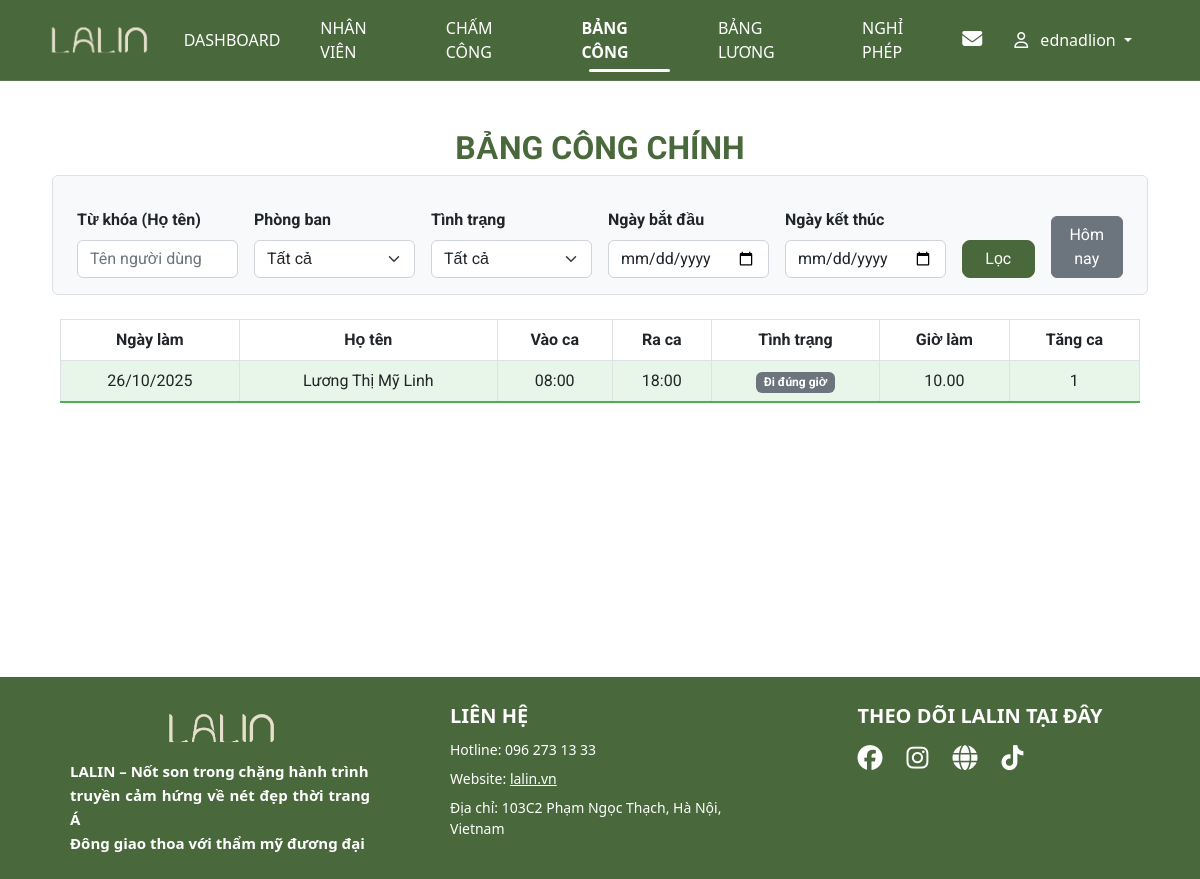
The page /manager/timesheet/ (signed in) on the database its author committed.
### lalinapp/models.py (models this page shows, shortened)
class Timesheet(models.Model):
    user = models.ForeignKey(User, on_delete=models.CASCADE)
    date = models.DateField()
    checkin = models.TimeField()
    checkout = models.TimeField(blank=True, null=True)
    work_hour = models.DecimalField(max_digits=5, decimal_places=2, blank=True, null=True)
    status = models.CharField(max_length=20, choices=[('Đi đúng giờ', 'Đi đúng giờ'), ('Đi làm trễ', 'Đi làm trễ')],
                              default='Đi đúng giờ')
    ot = models.IntegerField(null=True, blank=True, default=1)
    late_time = models.IntegerField(null=True, blank=True, default=0)

### manager/views.py (the view)
# urls.py: path('timesheet/', views.main_timesheet, name='main-timesheet'),
def main_timesheet(request):
    if request.user.is_superuser:
        title = 'Bảng công'
        sheets = Timesheet.objects.all().order_by('-date')
        keyword = request.GET.get('keyword', '')
        status = request.GET.get('status', '')
        start_date = request.GET.get('start-date', '')
        end_date = request.GET.get('end-date', '')
        department = request.GET.get('department', '')
        today = request.GET.get('today', '')  # Lấy tham số "today"
        departments = Department.objects.all()
        if keyword:
            sheets = sheets.filter(user__username__icontains=keyword)
        if department:
            sheets = sheets.filter(user__profile__position__department__name=department)
        if status:
            sheets = sheets.filter(status=status)
        if today:  # Lọc theo ngày hôm nay
            sheets = sheets.filter(date=date.today())
        elif start_date and end_date:
            sheets = sheets.filter(date__range=[start_date, end_date])
        elif start_date:
            sheets = sheets.filter(date__range=[start_date, datetime.now().date()])
        elif end_date:
            sheets = sheets.filter(date__range=[datetime.now().date(), end_date])
        paginator = Paginator(sheets, 6)
        page_number = request.GET.get('page', '')
        try:
            page_obj = paginator.get_page(page_number)
        except PageNotAnInteger:
            page_obj = paginator.page(1)
        except EmptyPage:
            page_obj = paginator.page(paginator.num_pages)
        query_params = request.GET.copy()
        if 'page' in query_params:
            query_params.pop('page')
        context = {
            'title': title,
            'keyword': keyword,
            'start_date': start_date,
            'end_date': end_date,
            'status': status,
            'page_obj': page_obj,
            'department': department,
            'departments': departments,
            'query_params': query_params.urlencode()
        }
        return render(request, 'pages/main_timesheet.html', context)
    else:
        messages.warning(request, 'Không có quyền truy cập')
        return redirect('/')

### templates/pages/main_timesheet.html (shortened to what this page needs)
{% extends '../layouts/base.html' %}
{% load static %}
{% block main %}
<link rel="stylesheet" href="{% static 'styles/table.css' %}">
<div class="container my-5">
    <h2 class="text-center text-green fw-bold mb-4">BẢNG CÔNG CHÍNH</h2>
    <form class="row g-3 align-items-end bg-light p-3 rounded border mb-4" method="GET">
        <div class="col-md-2">
            <label for="keyword" class="form-label fw-bold">Từ khóa (Họ tên)</label>
            <input type="text" class="form-control" id="keyword" name="keyword" placeholder="Tên người dùng" value="{{ keyword }}">
        </div>
        <div class="col-md-2">
            <label for="department" class="form-label fw-bold">Phòng ban</label>
            <select id="department" class="form-select" name="department">
                <option value="" {% if not department %}selected{% endif %}>Tất cả</option>
            </select>
        </div>
        <div class="col-md-2">
            <label for="status" class="form-label fw-bold">Tình trạng</label>
            <select id="status" class="form-select" name="status">
                <option value="" {% if not status %}selected{% endif %}>Tất cả</option>
                </select>
        </div>
        <div class="col-md-2">
            <label for="startDate" class="form-label fw-bold">Ngày bắt đầu</label>
            <input type="date" class="form-control" id="startDate" name="start-date" value="{{ start_date }}">
        </div>
        <div class="col-md-2">
            <label for="endDate" class="form-label fw-bold">Ngày kết thúc</label>
            <input type="date" class="form-control" id="endDate" name="end-date" value="{{ end_date }}">
        </div>
        <div class="col-md-1 d-flex align-items-end">
            <button type="submit" class="btn bg-filter text-white w-100">Lọc</button>
        </div>
        <div class="col-md-1 d-flex align-items-end">
            <button type="submit" class="btn btn-secondary w-100" name="today" value="true">Hôm nay</button>
        </div>
    </form>
    <div class="table-responsive">
        <table class="table table-bordered timesheet-table text-center">
            <thead>
                <tr>
                    <th>Ngày làm</th>
                    <th>Họ tên</th>
                    <th>Vào ca</th>
                    <th>Ra ca</th>
                    <th>Tình trạng</th>
                    <th>Giờ làm</th>
                    <th>Tăng ca</th>
                </tr>
            </thead>
            <tbody>
                {% for sheet in page_obj %}
                <tr>
                    <td>{{ sheet.date|date:"d/m/Y" }}</td>
                    <td>{{ sheet.user.get_full_name|default:sheet.user.username }}</td>
                    <td>{{ sheet.checkin|time:"H:i"|default_if_none:'-' }}</td>
                    <td>{{ sheet.checkout|time:"H:i"|default_if_none:'-' }}</td>
                    <td>
                        <span class="badge
                            {% if sheet.status == 'Đúng Giờ' %}bg-success
                            {% elif sheet.status == 'Đi muộn' %}bg-danger
                            {% else %}bg-secondary
                            {% endif %}">
                            {{ sheet.status }}
                        </span>
                    </td>
                    <td>{{ sheet.work_hour|default:'-' }}</td>
                    <td>{{ sheet.ot|default:'0' }}</td>
                </tr>
                {% endfor %}
            </tbody>
        </table>
    </div>
</div>
{% endblock %}

### templates/partials/header.html (shortened to what this page needs)
{% load static %}
<nav class="navbar navbar-expand-lg bg-green">
  <div class="container-fluid me-5 ms-5">
    <a class="navbar-brand" href="/" style="padding-top: 0;">
      <img src="{% static 'images/logo2.png' %}" alt="Ảnh logo" class="logo-big">
    </a>
    <div class="collapse navbar-collapse font-poppins" id="navbarNavDropdown">
      <ul class="navbar-nav me-auto mb-2 mb-lg-0 ms-4 gap-4">
        {% if request.user.is_superuser %}
        <li class="nav-item">
          <a class="nav-link {% if request.path == '/manager/' %} text-select {% endif %}" href="/manager/">DASHBOARD</a>
        </li>
        <li class="nav-item">
          <a class="nav-link {% if '/manager/employee/' in request.path %} text-select {% endif %}" href="/manager/employee/">NHÂN VIÊN</a>
        </li>
          <li class="nav-item">
          <a class="nav-link {% if '/time-keeping/' in request.path %} text-select {% endif %}" href="/time-keeping/">CHẤM CÔNG</a>
        </li>
        <li class="nav-item">
          <a class="nav-link {% if '/manager/timesheet/' in request.path %} text-select {% endif %}" href="/manager/timesheet/">BẢNG CÔNG</a>
        </li>
        <li class="nav-item">
          <a class="nav-link {% if '/manager/salary/' in request.path %} text-select {% endif %}" href="/manager/salary/">BẢNG LƯƠNG</a>
        </li>
        <li class="nav-item position-relative">
          <a class="nav-link {% if '/manager/absence/' in request.path %} text-select {% endif %}" href="/manager/absence/">
            NGHỈ PHÉP
          </a>
        </li>
        {% endif %}
      </ul>
      {% if request.user.is_authenticated %}
      <ul class="navbar-nav gap-3">
        <li class="nav-item">
            <a class="nav-link position-relative {% if 'complaint' in request.path %} text-select {% endif %}"
               href="{% if request.user.is_superuser %}/manager/complaint/{% else %}/complaints/{% endif %}">
                <i class="fa-solid fa-envelope fs-5"></i>
            </a>
        </li>
        <li class="nav-item dropdown">
          <a class="nav-link dropdown-toggle" href="#" role="button" data-bs-toggle="dropdown" aria-expanded="false">
            <i class="fa-regular fa-user me-2"></i> {{ request.user.get_full_name|default:request.user.username }}
          </a>
        </li>
      </ul>
      {% else %}
      <ul class="navbar-nav">
        <li class="nav-item">
          <a class="nav-link {% if request.path == '/login/' %} text-select {% endif %}" href="/login/">ĐĂNG NHẬP</a>
        </li>
      </ul>
      {% endif %}
    </div>
  </div>
</nav>

### static/styles/style.css (style rules this page uses)
.bg-green { background-color: #49683C !important; }
.text-green { color: #49683c !important; }
.navbar-expand-lg { position: sticky !important; top: 0 !important; z-index: 1030 !important; border-bottom: 1px solid rgba(255, 255, 255, 0.1); background-color: #49683C; }
.logo-big { height: 30px !important; transform: scale(1.5); transform-origin: center; display: block; }
.navbar-nav .nav-item { display: flex; align-items: center; }
.navbar-nav .nav-link { color: white !important; font-weight: 500; padding: 0.5rem 1rem; border-radius: 5px; transition: background-color 0.3s ease, color 0.3s ease; position: relative; }
.nav-link.text-select { font-weight: 700 !important; }
.nav-link.text-select::after { content: ''; position: absolute; bottom: 0; left: 1rem; right: 1rem; height: 3px; background-color: #fff; border-radius: 2px; }
.bg-btn, .bg-filter { background-color: #49683c !important; color: white !important; border-color: #49683c !important; border-radius: 8px !important; transition: background-color 0.3s ease, transform 0.2s ease; }
table { border-collapse: collapse; }
table th, table td { border: 1px solid #dee2e6; }

### static/styles/table.css (style rules this page uses)
.table-bordered thead th { vertical-align: middle; }
.table-bordered tbody tr:nth-child(odd) { background-color: #E8F5E9; }
.table-bordered tbody tr:last-child { border-bottom: 2px solid #4CAF50; }

### rows shown on the page
Timesheet: date "26/10/2025", user.get_full_name "Lương Thị Mỹ Linh", checkin "08:00", checkout "18:00", status "Đi đúng giờ", work_hour "10.00", ot "1"

### other values the page prints
{{ request.user.get_full_name|default:request.user.username }} "ednadlion"
